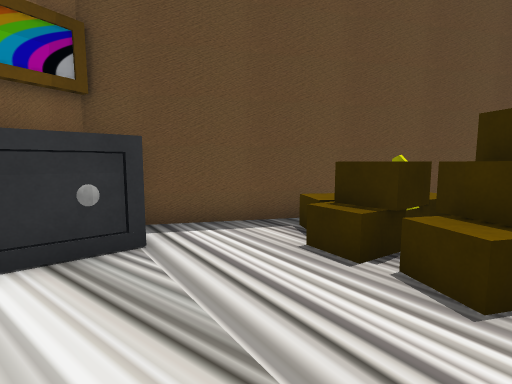
view 1 (above)

18 first-person views from a walk through a Unity game level. The camera is 1.3 m above the floor, tilts 6° down and sees 85° across. The floor is counted in squares, 1 m on a side. Each view is taken from the middle of a square. On the plan, view 1 faces up. The plan holds only what a view shows up to about 13 squares ahead; the rest is blank. Some surface patterns are stand-ins.

view 2
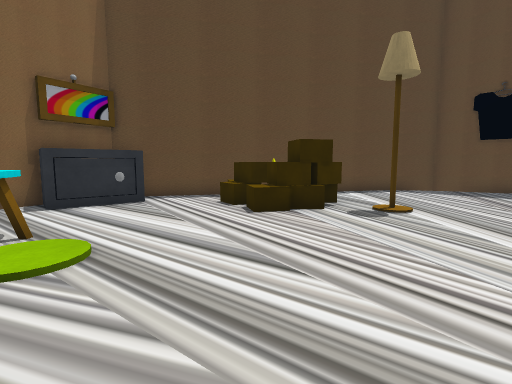

view 3
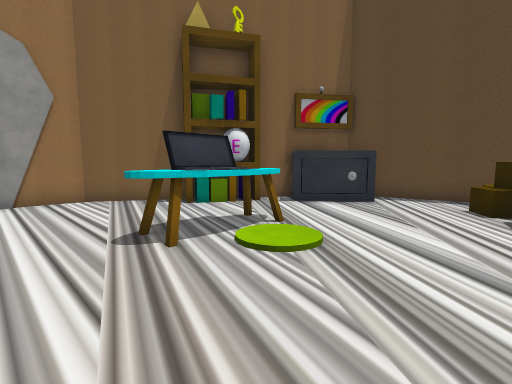

view 4
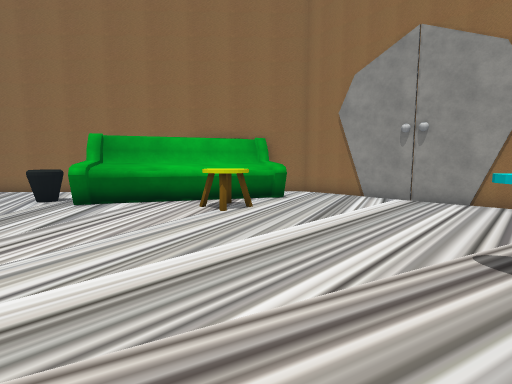

view 5
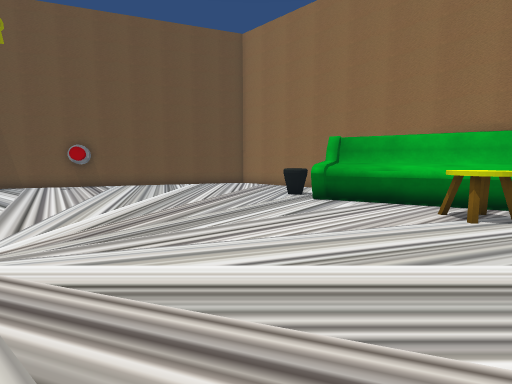

view 6
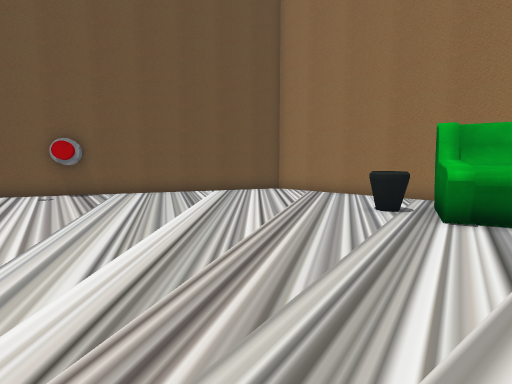

view 7
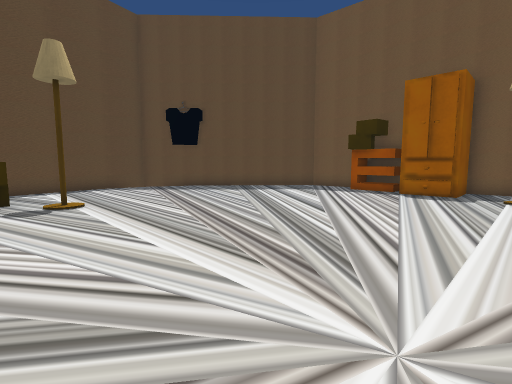

view 8
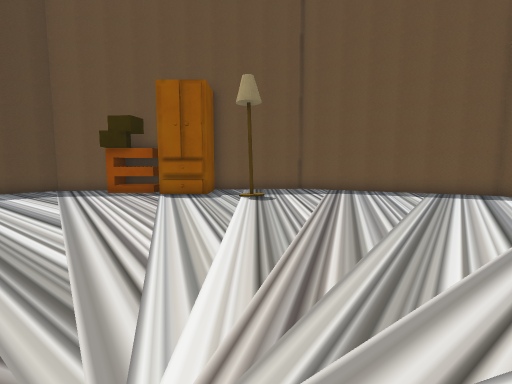

view 9
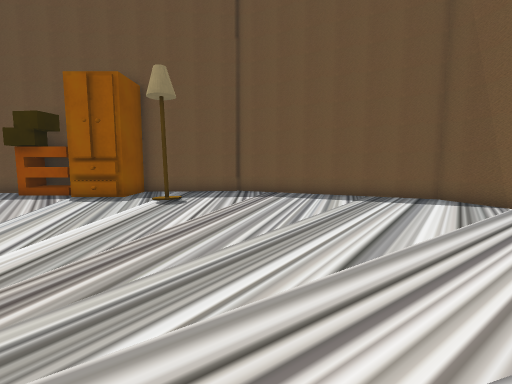

view 10
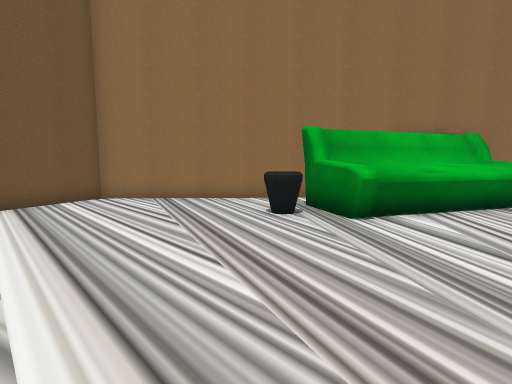

view 11
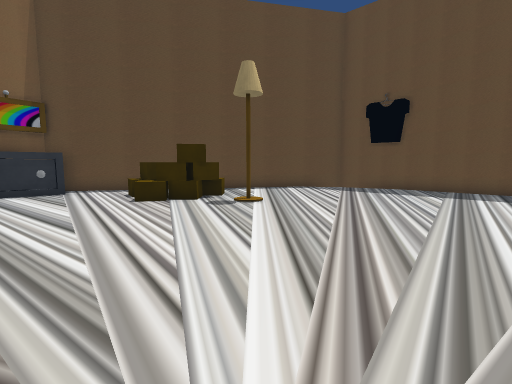

view 12
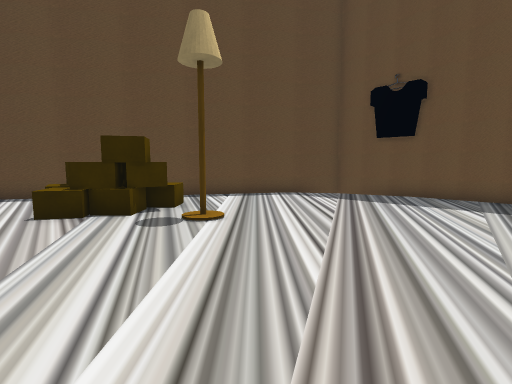

view 13
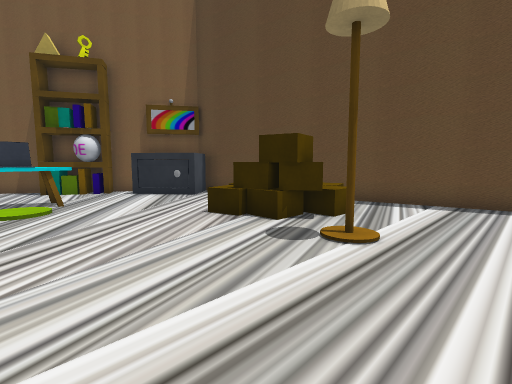

view 14
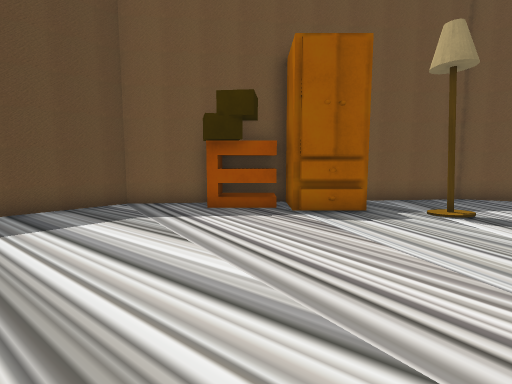

view 15
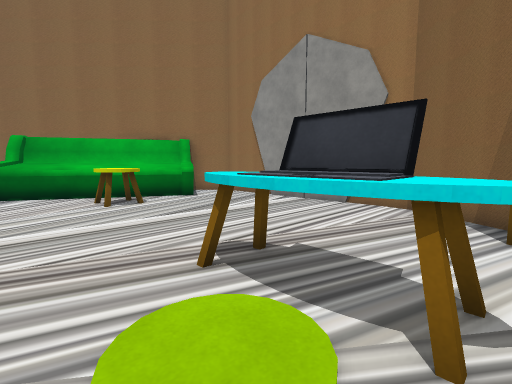

view 16
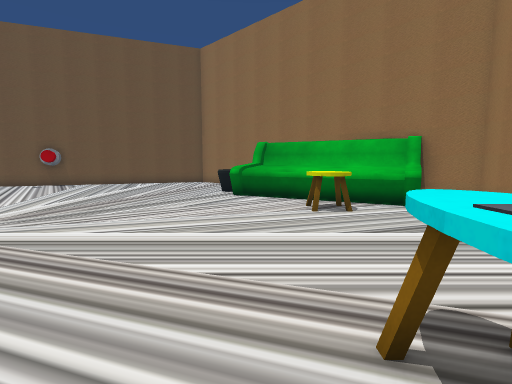

view 17
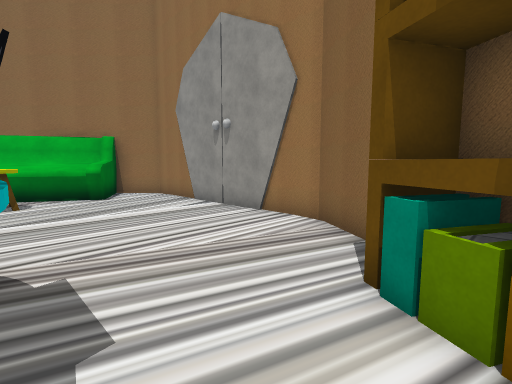

view 18
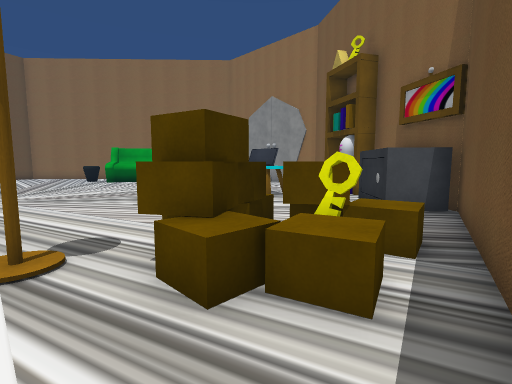

### Floor plan
Key: @ floor where view 1 was taken; # wall or solid block; . floor; B box; L lamp; E desk; S shelf; I bin; C closet; O other object.
Columns run from 9 left of view 1 to 19 right of it. Each row starts with its distance up from view 1.
  8              #########
  7          #####.......###
  6      #####BBBB.........##
  5     ##OO..BBOBB.........##
  4     #O O..BBBBB..........##
  3    ##OO....BBB.L..........##
  2   ##S......B...............#
  1   #SS......................#
  0  ##S..EE.@.................#
 -1  #....EE..................##
 -2 ##.... E..................##
 -3 #.....EE..................##
 -4 #........................C##
 -5 O.........................###
 -6 O...........................#
 -7 O........................L..#
 -8 #...........................#
 -9 #..O.OO.....................#
-10 #..OOOO.....................#
-11 ##OOOOO....................##
-12  ##OOOOOO..................#
-13     OOOOOO................##
-14      OOOOI................#
-15        OOII...............#
-16       #..................##
-17       ##...............###
-18        ##...........O###
-19         ###......#####
-20           ##..####
-21            ####

Positions as (right, up) in squares from view 1, and headings:
1: (0, 0), facing up
2: (2, -5), facing up
3: (2, -5), facing up-left
4: (2, -3), facing down-left
5: (2, -3), facing down
6: (4, -7), facing down
7: (4, -7), facing up-right
8: (5, -7), facing right
9: (6, -10), facing right
10: (6, -10), facing down-left
11: (6, -7), facing up
12: (7, -4), facing up
13: (8, -2), facing up-left
14: (9, -2), facing right
15: (0, 0), facing down-left
16: (-1, -1), facing down
17: (-3, 1), facing down-left
18: (6, 7), facing down-left
